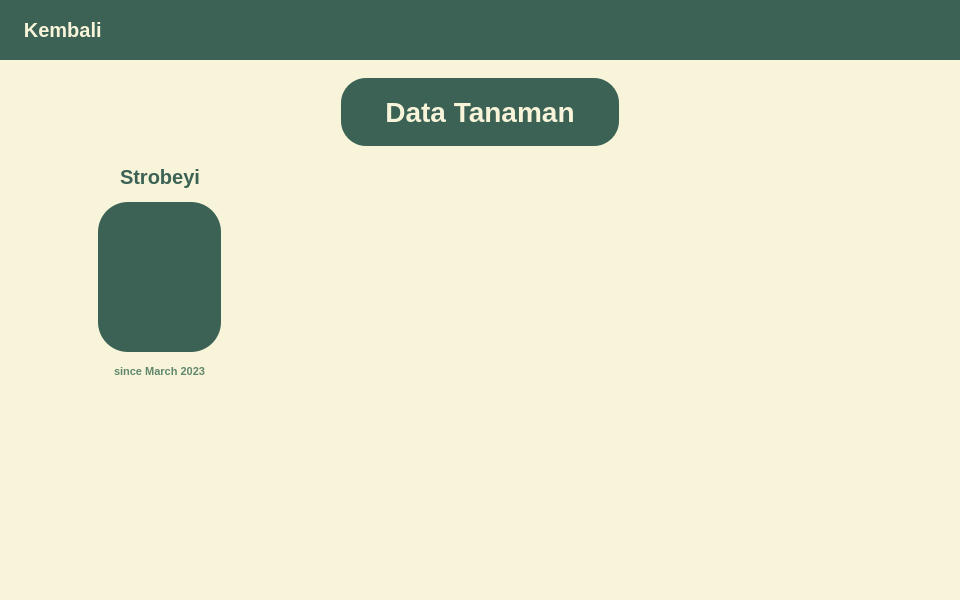
<?xml version="1.0" encoding="UTF-8"?>
<ui version="4.0">
 <class>MainWindow</class>
 <widget class="QMainWindow" name="MainWindow">
  <property name="geometry">
   <rect>
    <x>0</x>
    <y>0</y>
    <width>960</width>
    <height>600</height>
   </rect>
  </property>
  <property name="windowTitle">
   <string>MainWindow</string>
  </property>
  <property name="styleSheet">
   <string notr="true">*{
	border: none;
	background-color: transparent;
	background: transparent;
	padding: 0;
	margin: 0;
}</string>
  </property>
  <widget class="QWidget" name="centralwidget">
   <layout class="QVBoxLayout" name="verticalLayout">
    <property name="spacing">
     <number>0</number>
    </property>
    <property name="leftMargin">
     <number>0</number>
    </property>
    <property name="topMargin">
     <number>0</number>
    </property>
    <property name="rightMargin">
     <number>0</number>
    </property>
    <property name="bottomMargin">
     <number>0</number>
    </property>
    <item>
     <widget class="QFrame" name="header">
      <property name="minimumSize">
       <size>
        <width>0</width>
        <height>60</height>
       </size>
      </property>
      <property name="styleSheet">
       <string notr="true">#header {
	background-color: #3C6255;
}</string>
      </property>
      <property name="frameShape">
       <enum>QFrame::StyledPanel</enum>
      </property>
      <property name="frameShadow">
       <enum>QFrame::Raised</enum>
      </property>
      <layout class="QHBoxLayout" name="horizontalLayout">
       <item>
        <widget class="QFrame" name="frame_temp">
         <property name="frameShape">
          <enum>QFrame::StyledPanel</enum>
         </property>
         <property name="frameShadow">
          <enum>QFrame::Raised</enum>
         </property>
         <layout class="QHBoxLayout" name="horizontalLayout_3">
          <property name="topMargin">
           <number>0</number>
          </property>
          <property name="bottomMargin">
           <number>0</number>
          </property>
          <item alignment="Qt::AlignLeft">
           <widget class="QPushButton" name="btn_back">
            <property name="styleSheet">
             <string notr="true">#btn_back {
	color: #F7F4D9;
	font-size: 20px;
	font-weight: 600;
}

#btn_back:hover {
	color: #DEDBC0;
}</string>
            </property>
            <property name="text">
             <string> Kembali</string>
            </property>
            <property name="icon">
             <iconset resource="../artikel/resources.qrc">
              <normaloff>:/icons/left__arrow2.svg</normaloff>:/icons/left__arrow2.svg</iconset>
            </property>
            <property name="iconSize">
             <size>
              <width>24</width>
              <height>24</height>
             </size>
            </property>
            <property name="autoExclusive">
             <bool>false</bool>
            </property>
            <property name="flat">
             <bool>false</bool>
            </property>
           </widget>
          </item>
         </layout>
        </widget>
       </item>
       <item>
        <widget class="QFrame" name="frame_logo">
         <property name="frameShape">
          <enum>QFrame::StyledPanel</enum>
         </property>
         <property name="frameShadow">
          <enum>QFrame::Raised</enum>
         </property>
         <layout class="QHBoxLayout" name="horizontalLayout_2">
          <property name="spacing">
           <number>0</number>
          </property>
          <property name="leftMargin">
           <number>0</number>
          </property>
          <property name="topMargin">
           <number>0</number>
          </property>
          <property name="rightMargin">
           <number>0</number>
          </property>
          <property name="bottomMargin">
           <number>0</number>
          </property>
          <item>
           <widget class="QLabel" name="logo">
            <property name="minimumSize">
             <size>
              <width>0</width>
              <height>0</height>
             </size>
            </property>
            <property name="maximumSize">
             <size>
              <width>42</width>
              <height>42</height>
             </size>
            </property>
            <property name="pixmap">
             <pixmap>../artikel/logo_circle.png</pixmap>
            </property>
            <property name="scaledContents">
             <bool>true</bool>
            </property>
           </widget>
          </item>
         </layout>
        </widget>
       </item>
       <item>
        <widget class="QFrame" name="frame_temp_2">
         <property name="frameShape">
          <enum>QFrame::StyledPanel</enum>
         </property>
         <property name="frameShadow">
          <enum>QFrame::Raised</enum>
         </property>
        </widget>
       </item>
      </layout>
     </widget>
    </item>
    <item>
     <widget class="QScrollArea" name="scrollArea">
      <property name="styleSheet">
       <string notr="true">#scrollArea {
	background-color: #F7F4D9;
}

QScrollBar:vertical {
	border: none;
	width: 20px;
	margin: 5px;
	border-radius: 0px;
 }

/*  HANDLE BAR VERTICAL */
QScrollBar::handle:vertical {	
	background-color: #3C6255;
	min-height: 20px;
	border-radius: 5px;
}

QScrollBar::handle:vertical:hover{	
	background-color: #23493C;
}

/* BTN TOP - SCROLLBAR */
QScrollBar::sub-line:vertical {
	height: 0px;
}

/* BTN BOTTOM - SCROLLBAR */
QScrollBar::add-line:vertical {
	height: 0px;
}

/* RESET ARROW */
QScrollBar::up-arrow:vertical, QScrollBar::down-arrow:vertical {
	background: none;
}
QScrollBar::add-page:vertical, QScrollBar::sub-page:vertical {
	background: none;
}
</string>
      </property>
      <property name="widgetResizable">
       <bool>true</bool>
      </property>
      <widget class="QWidget" name="scrollAreaWidgetContents">
       <property name="geometry">
        <rect>
         <x>0</x>
         <y>0</y>
         <width>960</width>
         <height>540</height>
        </rect>
       </property>
       <layout class="QVBoxLayout" name="verticalLayout_2">
        <property name="spacing">
         <number>0</number>
        </property>
        <property name="leftMargin">
         <number>0</number>
        </property>
        <property name="topMargin">
         <number>0</number>
        </property>
        <property name="rightMargin">
         <number>0</number>
        </property>
        <property name="bottomMargin">
         <number>0</number>
        </property>
        <item>
         <widget class="QFrame" name="main">
          <property name="sizePolicy">
           <sizepolicy hsizetype="Preferred" vsizetype="MinimumExpanding">
            <horstretch>0</horstretch>
            <verstretch>0</verstretch>
           </sizepolicy>
          </property>
          <property name="styleSheet">
           <string notr="true">#main {
	background-color: #F7F4D9;
}</string>
          </property>
          <property name="frameShape">
           <enum>QFrame::StyledPanel</enum>
          </property>
          <property name="frameShadow">
           <enum>QFrame::Raised</enum>
          </property>
          <layout class="QVBoxLayout" name="verticalLayout_3">
           <property name="leftMargin">
            <number>18</number>
           </property>
           <property name="rightMargin">
            <number>18</number>
           </property>
           <item>
            <widget class="QFrame" name="frame_title">
             <property name="sizePolicy">
              <sizepolicy hsizetype="Preferred" vsizetype="Maximum">
               <horstretch>0</horstretch>
               <verstretch>0</verstretch>
              </sizepolicy>
             </property>
             <layout class="QHBoxLayout" name="horizontalLayout_5">
              <property name="bottomMargin">
               <number>9</number>
              </property>
              <item alignment="Qt::AlignHCenter|Qt::AlignVCenter">
               <widget class="QLabel" name="label_title_tdl">
                <property name="minimumSize">
                 <size>
                  <width>278</width>
                  <height>68</height>
                 </size>
                </property>
                <property name="styleSheet">
                 <string notr="true">#label_title_tdl {
	color: #F7F4D9;
	background-color: #3C6255;
	border-radius: 25px;
	font-size: 28px;
	font-weight: 600;
}</string>
                </property>
                <property name="text">
                 <string>Data Tanaman</string>
                </property>
                <property name="alignment">
                 <set>Qt::AlignCenter</set>
                </property>
               </widget>
              </item>
             </layout>
            </widget>
           </item>
           <item>
            <widget class="QFrame" name="frame_data_tanaman">
             <property name="minimumSize">
              <size>
               <width>0</width>
               <height>100</height>
              </size>
             </property>
             <property name="frameShape">
              <enum>QFrame::StyledPanel</enum>
             </property>
             <property name="frameShadow">
              <enum>QFrame::Raised</enum>
             </property>
             <layout class="QVBoxLayout" name="verticalLayout_5">
              <property name="spacing">
               <number>0</number>
              </property>
              <property name="leftMargin">
               <number>0</number>
              </property>
              <property name="topMargin">
               <number>0</number>
              </property>
              <property name="rightMargin">
               <number>0</number>
              </property>
              <property name="bottomMargin">
               <number>0</number>
              </property>
              <item>
               <layout class="QGridLayout" name="grid_layout_tanaman">
                <property name="horizontalSpacing">
                 <number>36</number>
                </property>
                <property name="verticalSpacing">
                 <number>72</number>
                </property>
                <item row="0" column="0">
                 <widget class="QFrame" name="frame_tanaman_1">
                  <property name="minimumSize">
                   <size>
                    <width>0</width>
                    <height>220</height>
                   </size>
                  </property>
                  <property name="frameShape">
                   <enum>QFrame::StyledPanel</enum>
                  </property>
                  <property name="frameShadow">
                   <enum>QFrame::Raised</enum>
                  </property>
                  <layout class="QVBoxLayout" name="verticalLayout_4">
                   <property name="spacing">
                    <number>0</number>
                   </property>
                   <property name="leftMargin">
                    <number>0</number>
                   </property>
                   <property name="topMargin">
                    <number>0</number>
                   </property>
                   <property name="rightMargin">
                    <number>0</number>
                   </property>
                   <property name="bottomMargin">
                    <number>0</number>
                   </property>
                   <item>
                    <widget class="QFrame" name="frame_nama">
                     <property name="maximumSize">
                      <size>
                       <width>16777215</width>
                       <height>40</height>
                      </size>
                     </property>
                     <property name="frameShape">
                      <enum>QFrame::StyledPanel</enum>
                     </property>
                     <property name="frameShadow">
                      <enum>QFrame::Raised</enum>
                     </property>
                     <layout class="QHBoxLayout" name="horizontalLayout_4">
                      <property name="spacing">
                       <number>0</number>
                      </property>
                      <property name="leftMargin">
                       <number>0</number>
                      </property>
                      <property name="topMargin">
                       <number>0</number>
                      </property>
                      <property name="rightMargin">
                       <number>0</number>
                      </property>
                      <property name="bottomMargin">
                       <number>0</number>
                      </property>
                      <item alignment="Qt::AlignHCenter">
                       <widget class="QLabel" name="label_name">
                        <property name="styleSheet">
                         <string notr="true">#label_name {
	color: #3C6255;
	font-size: 20px;
	font-weight: 800;
}</string>
                        </property>
                        <property name="text">
                         <string>Strobeyi</string>
                        </property>
                       </widget>
                      </item>
                     </layout>
                    </widget>
                   </item>
                   <item>
                    <widget class="QFrame" name="frame_img">
                     <property name="frameShape">
                      <enum>QFrame::StyledPanel</enum>
                     </property>
                     <property name="frameShadow">
                      <enum>QFrame::Raised</enum>
                     </property>
                     <layout class="QVBoxLayout" name="verticalLayout_8">
                      <item alignment="Qt::AlignHCenter">
                       <widget class="QWidget" name="widget_img" native="true">
                        <property name="minimumSize">
                         <size>
                          <width>123</width>
                          <height>150</height>
                         </size>
                        </property>
                        <property name="styleSheet">
                         <string notr="true">#widget_img {
	border-radius:30px;
	background-color: #3C6255;
}</string>
                        </property>
                        <layout class="QVBoxLayout" name="verticalLayout_7">
                         <property name="spacing">
                          <number>0</number>
                         </property>
                         <property name="leftMargin">
                          <number>0</number>
                         </property>
                         <property name="topMargin">
                          <number>0</number>
                         </property>
                         <property name="rightMargin">
                          <number>0</number>
                         </property>
                         <property name="bottomMargin">
                          <number>0</number>
                         </property>
                        </layout>
                       </widget>
                      </item>
                     </layout>
                    </widget>
                   </item>
                   <item>
                    <widget class="QFrame" name="frame_date">
                     <property name="maximumSize">
                      <size>
                       <width>16777215</width>
                       <height>20</height>
                      </size>
                     </property>
                     <property name="frameShape">
                      <enum>QFrame::StyledPanel</enum>
                     </property>
                     <property name="frameShadow">
                      <enum>QFrame::Raised</enum>
                     </property>
                     <layout class="QVBoxLayout" name="verticalLayout_6">
                      <property name="spacing">
                       <number>0</number>
                      </property>
                      <property name="leftMargin">
                       <number>0</number>
                      </property>
                      <property name="topMargin">
                       <number>0</number>
                      </property>
                      <property name="rightMargin">
                       <number>0</number>
                      </property>
                      <property name="bottomMargin">
                       <number>0</number>
                      </property>
                      <item alignment="Qt::AlignHCenter">
                       <widget class="QLabel" name="label_date">
                        <property name="styleSheet">
                         <string notr="true">#label_date {
	color: #61876E;
	font-size: 11px;
	font-weight: 600;
}</string>
                        </property>
                        <property name="text">
                         <string>since March 2023</string>
                        </property>
                       </widget>
                      </item>
                     </layout>
                    </widget>
                   </item>
                  </layout>
                 </widget>
                </item>
                <item row="0" column="2">
                 <widget class="QFrame" name="frame_tanaman_3">
                  <property name="minimumSize">
                   <size>
                    <width>0</width>
                    <height>220</height>
                   </size>
                  </property>
                  <property name="frameShape">
                   <enum>QFrame::StyledPanel</enum>
                  </property>
                  <property name="frameShadow">
                   <enum>QFrame::Raised</enum>
                  </property>
                 </widget>
                </item>
                <item row="0" column="1">
                 <widget class="QFrame" name="frame_tanaman_2">
                  <property name="minimumSize">
                   <size>
                    <width>0</width>
                    <height>220</height>
                   </size>
                  </property>
                  <property name="frameShape">
                   <enum>QFrame::StyledPanel</enum>
                  </property>
                  <property name="frameShadow">
                   <enum>QFrame::Raised</enum>
                  </property>
                 </widget>
                </item>
               </layout>
              </item>
             </layout>
            </widget>
           </item>
           <item>
            <spacer name="verticalSpacer_3">
             <property name="orientation">
              <enum>Qt::Vertical</enum>
             </property>
             <property name="sizeHint" stdset="0">
              <size>
               <width>0</width>
               <height>20</height>
              </size>
             </property>
            </spacer>
           </item>
          </layout>
         </widget>
        </item>
       </layout>
      </widget>
     </widget>
    </item>
   </layout>
  </widget>
 </widget>
 <resources>
  <include location="../artikel/resources.qrc"/>
 </resources>
 <connections/>
</ui>
